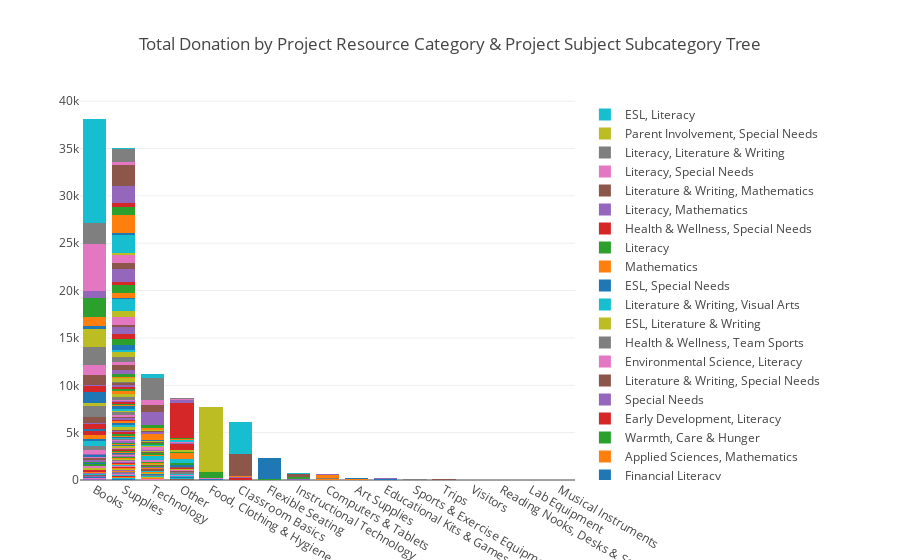

The notebook cell this image was saved under:
### Markdown cell above
### <a id='4.5'>4.5 Analysis: How is project resources distributed across different subject categories?</a>

### Code cell
index = 'Project Resource Category'
values = 'Donation Amount'
columns = 'Project Subject Subcategory Tree'
xAxisOrder = None
orderBy = 'Project Subject Subcategory Tree'

chart = stacked_chart_data(df, index, values, columns, orderBy, xAxisOrder)
stacked_bar(chart, index+' & '+columns)
